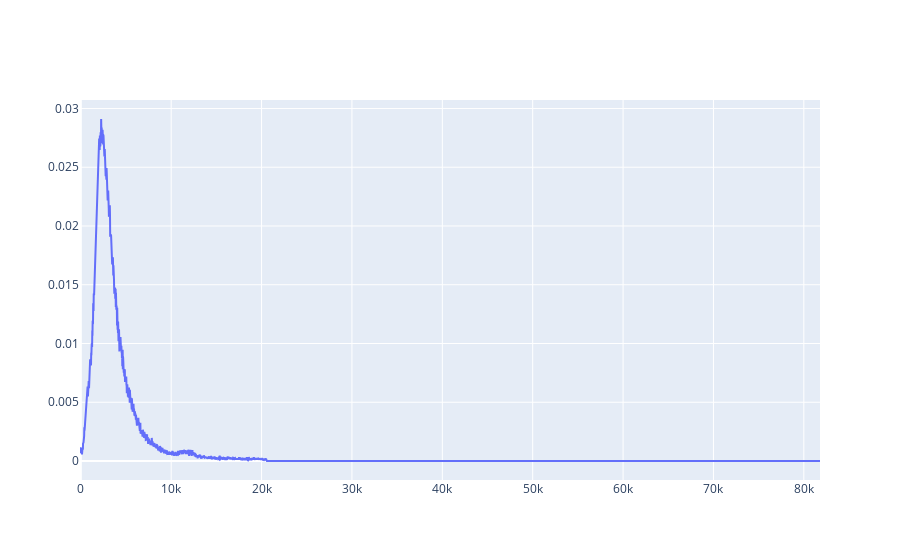

Source (notebook cell):
### Code cell
# estrapolazione energie dai picchi del fondo del CsI

import plotly.graph_objects as go
fig = go.Figure(data=[go.Scatter(x=channel_back, y=frequency_back, mode='lines', name='Fondo CsI')])
fig.show()

def parabola(x, a, x0, y0):
    return y0 + a*(x-x0)**2

error = np.sqrt(counts_back)/time_back
error = np.concatenate((error, np.zeros(len(allungo_x))))

ls = LeastSquares(channel_back, frequency_back, error, parabola)
m = Minuit(ls, a=-1, x0=2250, y0=np.max(frequency_back))
ls.mask = (channel_back > 1900) & (channel_back < 2700)
m.migrad()
m.hesse()
display(m)

def energy(x, k, eta):
    return -np.log(1 - x/k)/eta

def err_energy(x, err_x, k, eta, err_k, err_eta):
    return np.sqrt((err_eta/eta**2 * np.log(1-x/k))**2 + (x/(eta*k**2)/(1-x/k))**2 * err_k**2 + (err_x/(k*eta*(1-x/k)))**2)

ADC_peak = m.values['x0']
ADC_error = m.errors['x0']

energy_peak = energy(ADC_peak, m5.values['b'], m5.values['a'])
error_energy_peak = err_energy(ADC_peak, ADC_error, m5.values['b'], m5.values['a'], m5.errors['b'], m5.errors['a'])

print(f'energia picco: {energy_peak} +- {error_energy_peak}')

### Figure 1 — Plotly figure (JSON) as saved in the notebook; plotly's stock layout.template omitted (floating-point values rounded to 4 significant figures; data arrays with more than 128 entries replaced by an {"elided": "..."} marker saying what was removed)
{"data": [{"mode": "lines", "name": "Fondo CsI", "type": "scatter", "x": {"elided": "4096 int values"}, "y": {"elided": "4096 float values"}}], "layout": {}}
